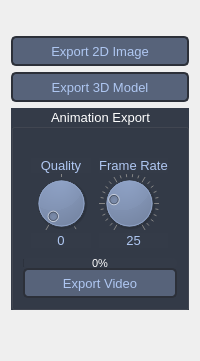
         <widget class="QWidget" name="Export">
          <attribute name="title">
           <string>Export</string>
          </attribute>
          <layout class="QVBoxLayout" name="verticalLayout_3">
           <item>
            <spacer name="verticalSpacer_6">
             <property name="orientation">
              <enum>Qt::Vertical</enum>
             </property>
             <property name="sizeType">
              <enum>QSizePolicy::Fixed</enum>
             </property>
             <property name="sizeHint" stdset="0">
              <size>
               <width>20</width>
               <height>25</height>
              </size>
             </property>
            </spacer>
           </item>
           <item>
            <widget class="QPushButton" name="pushButton_ExportImage">
             <property name="minimumSize">
              <size>
               <width>0</width>
               <height>30</height>
              </size>
             </property>
             <property name="font">
              <font>
               <family>Arial</family>
               <pointsize>10</pointsize>
              </font>
             </property>
             <property name="styleSheet">
              <string notr="true">QPushButton {
border: 2px solid rgb(44, 48, 57);
	border-radius: 5px;	
	/*background-color: rgb(52, 59, 72);*/
background-color: rgb(87, 99, 122);
color:rgb(175, 199, 242);
}
QPushButton:hover {
	/*background-color: rgb(57, 65, 80);*/
background-color: rgb(103, 117, 144);
border: 0px solid rgb(52, 59, 72);
	
}
QPushButton:pressed {	
	background-color: rgb(35, 40, 49);
	border: 2px solid rgb(43, 50, 61);
}</string>
             </property>
             <property name="text">
              <string>Export 2D Image</string>
             </property>
            </widget>
           </item>
           <item>
            <widget class="QPushButton" name="pushButton_Export3DModel">
             <property name="minimumSize">
              <size>
               <width>0</width>
               <height>30</height>
              </size>
             </property>
             <property name="font">
              <font>
               <family>Arial</family>
               <pointsize>10</pointsize>
              </font>
             </property>
             <property name="styleSheet">
              <string notr="true">QPushButton {
border: 2px solid rgb(44, 48, 57);
	border-radius: 5px;	
	/*background-color: rgb(52, 59, 72);*/
background-color: rgb(87, 99, 122);
color:rgb(175, 199, 242);
}
QPushButton:hover {
	/*background-color: rgb(57, 65, 80);*/
background-color: rgb(103, 117, 144);
border: 0px solid rgb(52, 59, 72);
	
}
QPushButton:pressed {	
	background-color: rgb(35, 40, 49);
	border: 2px solid rgb(43, 50, 61);
}</string>
             </property>
             <property name="text">
              <string>Export 3D Model</string>
             </property>
            </widget>
           </item>
           <item>
            <widget class="QGroupBox" name="groupBox_2">
             <property name="minimumSize">
              <size>
               <width>0</width>
               <height>0</height>
              </size>
             </property>
             <property name="font">
              <font>
               <family>Arial</family>
               <pointsize>10</pointsize>
              </font>
             </property>
             <property name="styleSheet">
              <string notr="true">background : rgb(52, 59, 72);
color:rgb(255,255,255);</string>
             </property>
             <property name="title">
              <string>Animation Export</string>
             </property>
             <property name="alignment">
              <set>Qt::AlignCenter</set>
             </property>
             <property name="flat">
              <bool>true</bool>
             </property>
             <layout class="QVBoxLayout" name="verticalLayout_5">
              <property name="spacing">
               <number>0</number>
              </property>
              <item>
               <spacer name="verticalSpacer_7">
                <property name="orientation">
                 <enum>Qt::Vertical</enum>
                </property>
                <property name="sizeType">
                 <enum>QSizePolicy::Fixed</enum>
                </property>
                <property name="sizeHint" stdset="0">
                 <size>
                  <width>20</width>
                  <height>20</height>
                 </size>
                </property>
               </spacer>
              </item>
              <item>
               <layout class="QGridLayout" name="gridLayout_5">
                <property name="bottomMargin">
                 <number>0</number>
                </property>
                <property name="spacing">
                 <number>0</number>
                </property>
                <item row="1" column="0">
                 <widget class="QDial" name="dial_videoQuality">
                  <property name="maximumSize">
                   <size>
                    <width>60</width>
                    <height>60</height>
                   </size>
                  </property>
                  <property name="maximum">
                   <number>2</number>
                  </property>
                  <property name="notchesVisible">
                   <bool>true</bool>
                  </property>
                 </widget>
                </item>
                <item row="0" column="1">
                 <widget class="QLabel" name="label_9">
                  <property name="font">
                   <font>
                    <family>Arial</family>
                    <pointsize>10</pointsize>
                   </font>
                  </property>
                  <property name="styleSheet">
                   <string notr="true">color:rgb(175, 199, 242);</string>
                  </property>
                  <property name="text">
                   <string>Frame Rate</string>
                  </property>
                  <property name="alignment">
                   <set>Qt::AlignCenter</set>
                  </property>
                 </widget>
                </item>
                <item row="0" column="0">
                 <widget class="QLabel" name="label_7">
                  <property name="font">
                   <font>
                    <family>Arial</family>
                    <pointsize>10</pointsize>
                   </font>
                  </property>
                  <property name="styleSheet">
                   <string notr="true">color:rgb(175, 199, 242);</string>
                  </property>
                  <property name="text">
                   <string>Quality</string>
                  </property>
                  <property name="alignment">
                   <set>Qt::AlignCenter</set>
                  </property>
                 </widget>
                </item>
                <item row="1" column="1">
                 <widget class="QDial" name="dial_videoFrameRate">
                  <property name="maximumSize">
                   <size>
                    <width>60</width>
                    <height>60</height>
                   </size>
                  </property>
                  <property name="minimum">
                   <number>1</number>
                  </property>
                  <property name="maximum">
                   <number>100</number>
                  </property>
                  <property name="value">
                   <number>25</number>
                  </property>
                  <property name="wrapping">
                   <bool>false</bool>
                  </property>
                  <property name="notchesVisible">
                   <bool>true</bool>
                  </property>
                 </widget>
                </item>
                <item row="2" column="0">
                 <widget class="QLabel" name="label_videoQuality">
                  <property name="font">
                   <font>
                    <family>Arial</family>
                    <pointsize>10</pointsize>
                   </font>
                  </property>
                  <property name="styleSheet">
                   <string notr="true">color:rgb(175, 199, 242);</string>
                  </property>
                  <property name="text">
                   <string>0</string>
                  </property>
                  <property name="alignment">
                   <set>Qt::AlignCenter</set>
                  </property>
                 </widget>
                </item>
                <item row="2" column="1">
                 <widget class="QLabel" name="label_frameRate">
                  <property name="font">
                   <font>
                    <family>Arial</family>
                    <pointsize>10</pointsize>
                   </font>
                  </property>
                  <property name="styleSheet">
                   <string notr="true">color:rgb(175, 199, 242);</string>
                  </property>
                  <property name="text">
                   <string>25</string>
                  </property>
                  <property name="alignment">
                   <set>Qt::AlignCenter</set>
                  </property>
                 </widget>
                </item>
               </layout>
              </item>
              <item>
               <spacer name="verticalSpacer_8">
                <property name="orientation">
                 <enum>Qt::Vertical</enum>
                </property>
                <property name="sizeType">
                 <enum>QSizePolicy::Fixed</enum>
                </property>
                <property name="sizeHint" stdset="0">
                 <size>
                  <width>20</width>
                  <height>10</height>
                 </size>
                </property>
               </spacer>
              </item>
              <item>
               <widget class="QProgressBar" name="progressBar_ExportVideo">
                <property name="minimumSize">
                 <size>
                  <width>0</width>
                  <height>10</height>
                 </size>
                </property>
                <property name="maximumSize">
                 <size>
                  <width>16777215</width>
                  <height>10</height>
                 </size>
                </property>
                <property name="font">
                 <font>
                  <family>Arial</family>
                  <pointsize>8</pointsize>
                 </font>
                </property>
                <property name="autoFillBackground">
                 <bool>false</bool>
                </property>
                <property name="styleSheet">
                 <string notr="true">border-radius: 5px;	</string>
                </property>
                <property name="value">
                 <number>0</number>
                </property>
                <property name="alignment">
                 <set>Qt::AlignCenter</set>
                </property>
                <property name="invertedAppearance">
                 <bool>false</bool>
                </property>
                <property name="textDirection">
                 <enum>QProgressBar::TopToBottom</enum>
                </property>
               </widget>
              </item>
              <item>
               <widget class="QPushButton" name="pushButton_ExportVideo">
                <property name="minimumSize">
                 <size>
                  <width>0</width>
                  <height>30</height>
                 </size>
                </property>
                <property name="font">
                 <font>
                  <family>Arial</family>
                  <pointsize>10</pointsize>
                 </font>
                </property>
                <property name="styleSheet">
                 <string notr="true">QPushButton {
border: 2px solid rgb(44, 48, 57);
	border-radius: 5px;	
	/*background-color: rgb(52, 59, 72);*/
background-color: rgb(87, 99, 122);
color:rgb(175, 199, 242);
}
QPushButton:hover {
	/*background-color: rgb(57, 65, 80);*/
background-color: rgb(103, 117, 144);
border: 0px solid rgb(52, 59, 72);
	
}
QPushButton:pressed {	
	background-color: rgb(35, 40, 49);
	border: 2px solid rgb(43, 50, 61);
}</string>
                </property>
                <property name="text">
                 <string>Export Video</string>
                </property>
               </widget>
              </item>
             </layout>
            </widget>
           </item>
           <item>
            <spacer name="verticalSpacer_5">
             <property name="orientation">
              <enum>Qt::Vertical</enum>
             </property>
             <property name="sizeHint" stdset="0">
              <size>
               <width>20</width>
               <height>40</height>
              </size>
             </property>
            </spacer>
           </item>
          </layout>
         </widget>
